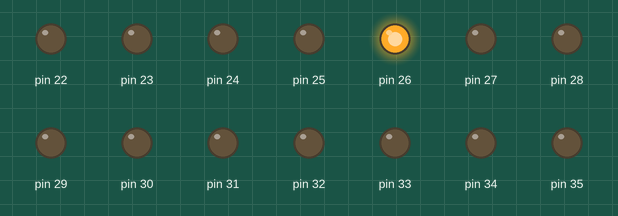
Recording of a sketch running on a simulated Arduino Mega 2560, built with avr-gcc and run on an emulated ATmega2560. Parts: output pins drawn as LEDs (lit = HIGH).

Above: at 0.02 s.
At 0.37 s:
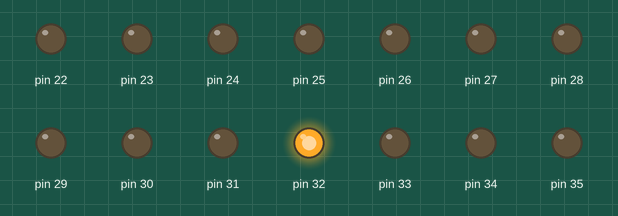
At 0.77 s:
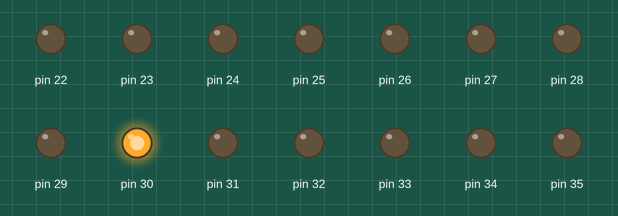
At 1.47 s:
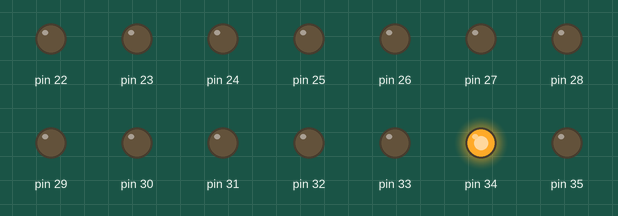
At 2.17 s:
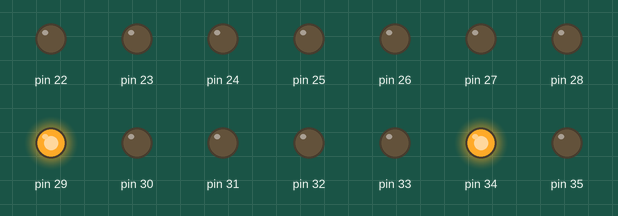
At 2.92 s:
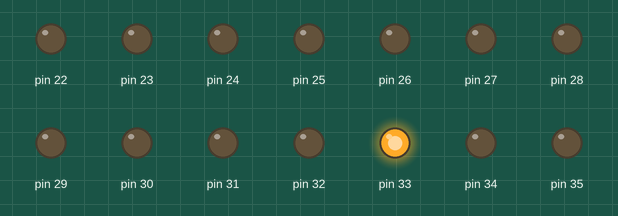
Timing chart, 0 to 3.2 s (numbered marks = the images above):
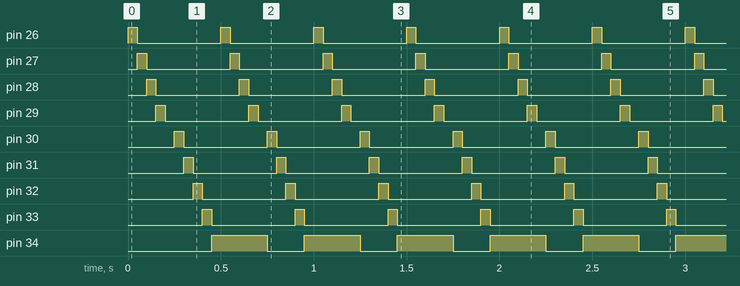

The sketch:

LED_bit_2.ino
```cpp
int i=0;
int j=0;

unsigned long preTime = 0;
unsigned long nowTime = 0;
unsigned char ledState = 0;

void setup() {
  DDRA = 0xFF;
  DDRC = 0xFF;
  //A4,A5,A6,A7,C7,C6,C5,C4
}

void loop() {
  nowTime = millis();
  if(nowTime - preTime >= 50)
  preTime = nowTime;
  for(i=0;i<5;i++)
  {
  PORTA = 0x10 << i;
  delay(50);
  }
  for(i=0;i<5;i++)
  {
  PORTC = 0x80 >> i;
  delay(50);
  }
}
```

Measured:
- by itself, pin 26–33: alternates HIGH for 0.05 s and LOW for 0.45 s
- by itself, pin 34: alternates HIGH for 0.30 s and LOW for 0.20 s
